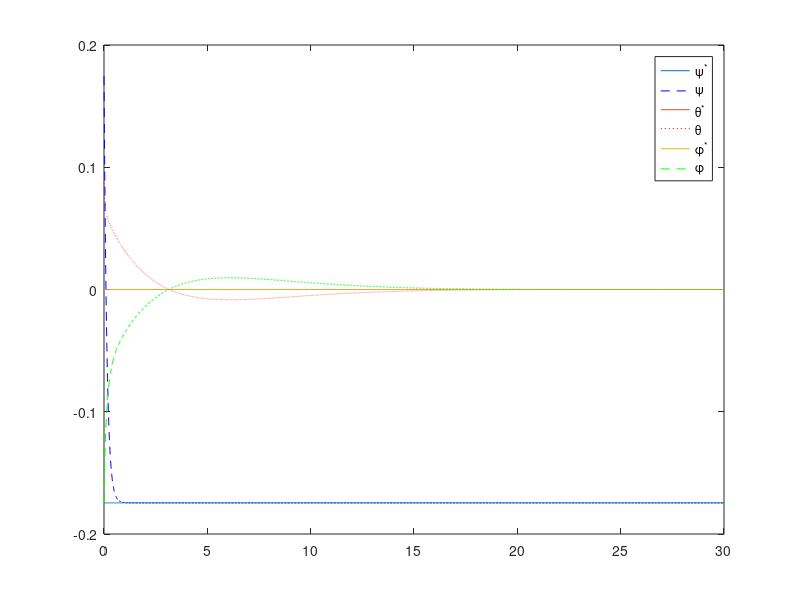
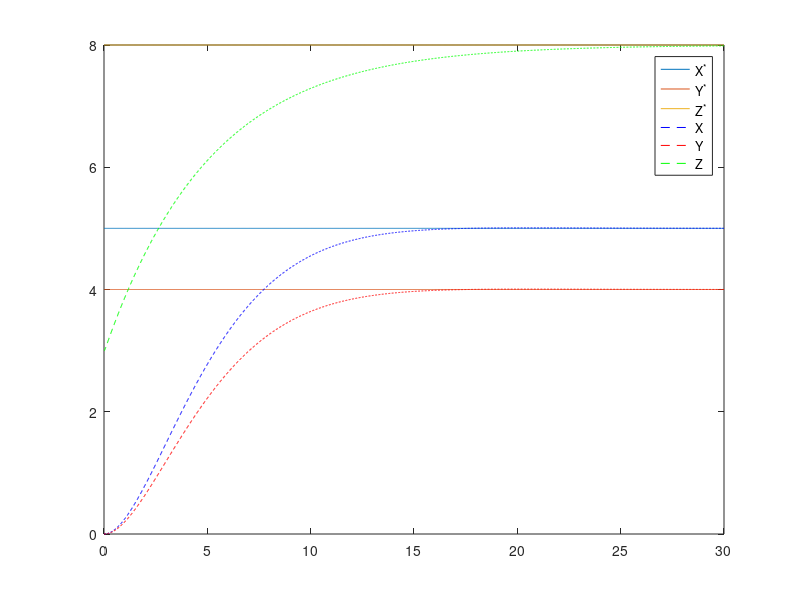
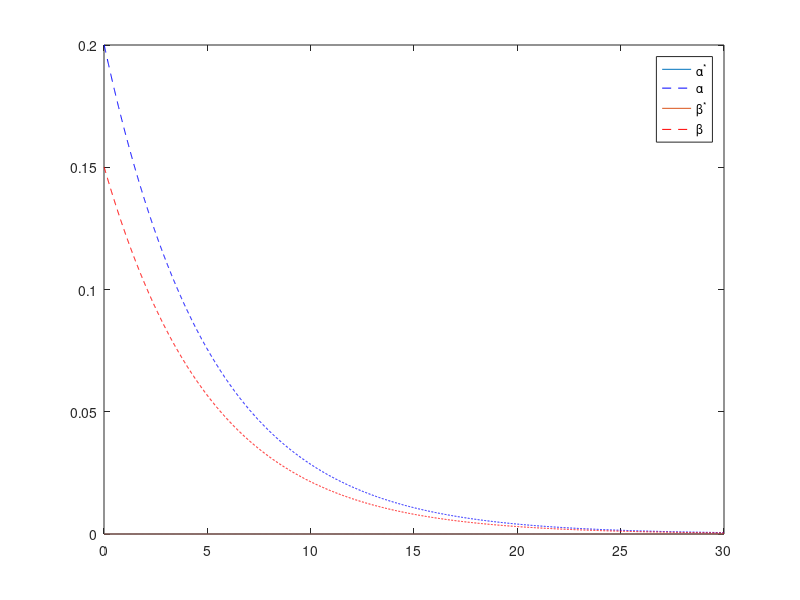

Write MATLAB code to recreate these figures, in order. (Note: this script raises an error after producing the figures.)
close all
clear all
clc
% physical constants      
g = 9.81; 
M = 0.5; m = 0.01;
L = 0.25; LR = 0.2;
Ixx = 5*10^-3; Iyy = 5*10^-3; Izz = 10*10^-3; 
k = 3*10^-6; 
b = 10^-7;
I = diag([Ixx Iyy Izz]);

%constants
Kv = [0.63 ;0.63; 31.5];  %for positions
Kp = [0.1225 ; 0.1225; 6.125];
Kpe = [6; 5.2; 7];      %for angles
Kpw = [4; 3; 4.9];
Kvs = [94.5; 94.5];
Kps = [18.375; 18.375];

%Desired position and attitude
ref = [5 4 8]';
ref_dot = [0 0 0]';
ref_ddot = [0 0 0]';
Fstar = [0];
euler_star = pi./180*[0 0 -10]';
euler_dstar = [0 0 0]';
tau_star = [0 0 0]';
w_star = [0 0 0]';
w_dstar = [0 0 0]';
sway_star = [0 0]';
sway_dstar = [0 0]';


%Body Frame
w = [0 0 0]';
w_dot = [0 0 0]';
w_r = [0 0 0 0]';
% Inertial frame
pos = [0 0 3]';                   
posdot = [0 0 0]';
posddot = [0 0 0]';
euler = pi./180*[-10 5 10]';
euler_dot  = [0 0 0]';

% sway angle alpha y dir beta x dir
sway = [0.2 0.15]';
sway_dot = [0 0]';
sway_ddot = [0 0]';

%Simulation
dt = 0.01;
for k = 1:3000
    
    posddot(:,k) = ref_ddot + Kv.*(ref_dot - posdot(:,k)) + Kp.*(ref - pos(:,k));
    posdot(:,k+1) = posdot(:,k) + dt*posddot(:,k);
    pos(:,k+1) = pos(:,k) + dt*posdot(:,k);
    
    sway_ddot(:,k) = Kvs.*(sway_dstar -sway_dot(:,k)) + Kps.*(sway_star - sway(:,k));
    sway_dot(:,k+1) = sway_dot(:,k) + dt*sway_ddot(:,k);
    sway(:,k+1) = sway(:,k) + dt*sway_dot(:,k);
    
    A = posddot(1,k) - LR*(-sin(sway(1,k))*sin(sway(2,k))*sway_ddot(2,k) - cos(sway(1,k))*sin(sway(2,k))*sway_dot(1,k)*sway_dot(2,k) - sin(sway(1,k))*cos(sway(2,k))*sway_dot(2,k)^2 + cos(sway(1,k))*cos(sway(2,k))*sway_ddot(1,k) - sin(sway(1,k))*cos(sway(2,k))*sway_dot(1,k)^2 - cos(sway(1,k))*sin(sway(2,k))*sway_dot(1,k)*sway_dot(2,k));
    B = posddot(2,k) + LR*(cos(sway(2,k))*sway_ddot(2,k) - sin(sway(2,k))*sway_dot(2,k)^2);
    C = posddot(3,k) - LR*(-cos(sway(1,k))*sin(sway(2,k))*sway_ddot(2,k) - cos(sway(1,k))*cos(sway(2,k))*sway_dot(2,k)*sway_dot(2,k) - sin(sway(1,k))*sin(sway(2,k))*sway_dot(2,k)*sway_dot(1,k) - sin(sway(1,k))*cos(sway(2,k))*sway_ddot(1,k) - cos(sway(1,k))*cos(sway(2,k))*sway_dot(1,k)^2 + sin(sway(1,k))*sin(sway(2,k))*sway_dot(1,k)*sway_dot(2,k));
    
    Fstar(k) = (M*g + M*posddot(3,k) + m*C)/(cos(euler(2,k))*cos(euler(1,k)));
    
    euler_star(1,k+1) = asin(((M*posddot(1,k) + m*A)*sin(euler_star(3,k)) - (M*posddot(2,k) + m*B)*cos(euler_star(3,k)))/Fstar(k));
    euler_star(2,k+1) = asin(((M*posddot(1,k) + m*A)*cos(euler_star(3,k)) + (M*posddot(2,k) + m*B)*sin(euler_star(3,k)))/Fstar(k)*cos(euler_star(1,k)));
    euler_star(3,k+1) = euler_star(3,k);
    
    euler_dot(:,k) = euler_dstar + Kpe.*(euler_star(:,k) - euler(:,k));
    euler(:,k+1) = euler(:,k) + dt*euler_dot(:,k);
    Retw = [1 0 -sin(euler(2,k));
            0 cos(euler(1,k)) cos(euler(2,k))*sin(euler(1,k)); 
            0 -sin(euler(1,k)) cos(euler(2,k))*cos(euler(1,k))];
    w(:,k) = Retw * euler_dot(:,k);
    
    w_dot(:,k) = w_dstar + Kpw.*[w_star(1) - w(1,k);
                                 w_star(2) - w(2,k);
                                 w_star(3) - w(3,k)];
    
    tau_star(:,k) = [Ixx*w_dot(1,k) + (Izz-Iyy)*w(2,k)*w(3,k); 
                     Iyy*w_dot(2,k) + (Ixx-Izz)*w(1,k)*w(3,k); 
                     Izz*w_dot(3,k) + (Iyy-Ixx)*w(1,k)*w(2,k)];
                 
    w_r(:,k) = sqrt(inv([k k k k;
                         L*k 0 -L*k 0;
                         0 L*k 0 -L*k;
                         b -b b -b] ) * [Fstar(k);tau_star(:,k)]);
end
t = 0:0.01:30;

figure(1);
plot(t,euler_star(3,1)*ones(k+1,1),t,euler(3,:),'b--',t,euler_star(2,1)*ones(k+1,1),t,euler(2,:),'r:',t,euler_star(1,1)*ones(k+1,1),t,euler(1,:),'g--'),legend('\psi^*','\psi','\theta^*','\theta','\phi^*','\phi');
figure(2);
plot(t,ref(1)*ones(k+1,1),t,ref(2)*ones(k+1,1),t,ref(3)*ones(k+1,1),t,pos(1,:),'b--',t,pos(2,:),'r--',t,pos(3,:),'g--'),legend('X^*','Y^*','Z^*','X','Y','Z');
figure(3);
plot(t, sway_star(1)*ones(k+1,1), t,sway(1,:),'b--', t, sway_star(2)*ones(k+1,1), t,sway(2,:),'r--'),legend('\alpha^*', '\alpha','\beta^*', '\beta');

Z = stepinfo(pos(3,:),t,ref(3));
Y = stepinfo(pos(2,:),t,ref(2));
X = stepinfo(pos(1,:),t, ref(1));
